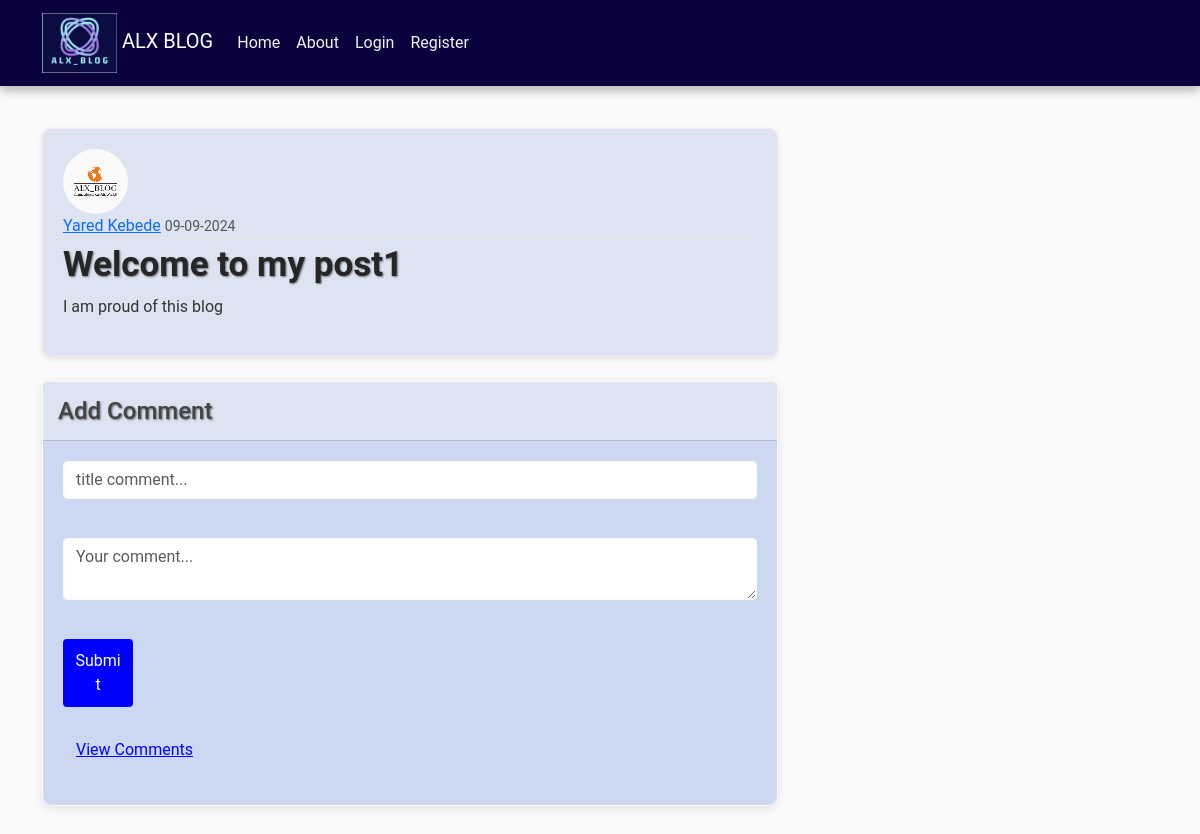
/post/1, run on the app's committed database.
### alxblog/models.py (models this page shows, shortened)
class User(db.Model, UserMixin):
    id = db.Column(db.Integer, primary_key=True)
    username = db.Column(db.String(20), unique=True, nullable=False)
    email = db.Column(db.String(150), unique=True, nullable=False)
    image_file = db.Column(db.String(20), nullable=False, default='default.jpg')
    password = db.Column(db.String(60), nullable=False)
    posts = db.relationship('Post', backref='author', lazy=True)
    comments = db.relationship('Comment', back_populates='user', lazy=True)

class Post(db.Model):
    id = db.Column(db.Integer, primary_key=True)
    title = db.Column(db.String(150), nullable=False)
    date_posted = db.Column(db.DateTime, nullable=False, default=datetime.utcnow)
    content = db.Column(db.Text, nullable=False)
    user_id = db.Column(db.Integer, db.ForeignKey('user.id'), nullable=False)
    comments = db.relationship('Comment', backref='post', lazy=True)

### alxblog/routes.py (the view)
@app.route("/post/<int:post_id>")
def post(post_id):
    post = Post.query.get_or_404(post_id)
    comments = Comment.query.filter_by(post_id=post.id).order_by(Comment.date_posted.desc()).all()
    return render_template('post.html', title=post.title, post=post, comments=comments)

### alxblog/templates/post.html (shortened to what this page needs)
{% extends "layout.html" %}
{% block content %}
 <article class="media content-section">
    <img class="rounded-circle article-img" src="{{ url_for('static', filename='profile_pics/' + post.author.image_file) }}">
    <div class="media-body">
      <div class="article-metadata">
        <a class="mr-2" href="{{ url_for('user_posts', username=post.author.username) }}">{{ post.author.username }}</a>
        <small class="text-muted">{{ post.date_posted.strftime('%m-%d-%Y') }}</small>
      </div>
      <h2 class="article-title">{{ post.title }}</h2>
      <p class="article-content">{{ post.content }}</p>
    </div>
  </article>
  <div class="card mt-4">
    <div class="card-header">
    <h2> Add Comment</h2>
    </div>
    <div class="card-body">
      <ul class="list-unstyled">
        <form method="POST" action="{{ url_for('comments', post_id=post.id) }}">
          <input class="form-control" type="text" name="title" placeholder="title comment..." required>
          <textarea class="form-control" type="text" name="content" placeholder="Your comment..." required></textarea>
          <button type="submit" class="btn btn-primary">Submit</button>
      </form>
        <small class="btn btn-link" data-bs-toggle="collapse" data-bs-target="#commentsSection" aria-expanded="false" aria-controls="commentsSection">
          View Comments
        </small>
          </ul>
      </div>
    </div>
</div>
{% endblock content %}

### alxblog/static/main.css (style rules this page uses)
body { background: #fafafb; font-family: "Roboto", sans-serif; font-size: medium; color: #333333; margin-top: 5rem; transition: background 0.5s ease; }
h1, h2, h3, h4, h5, h6 { font-size: 35px; color: #444444; text-shadow: 1px 1px 2px rgba(0, 0, 0, 0.5); }
.content-section { background: #dde3f0; padding: 20px; border: 1px solid #f8e6f4; border-radius: 10px; margin-bottom: 20px; box-shadow: 0 2px 5px rgba(0, 0, 0, 0.1); transition: transform 0.3s ease; }
.article-title { color: #262627; font-weight: bold; }
.article-content { white-space: pre-line; line-height: 1.6; }
.article-img { height: 65px; width: 65px; margin-right: 16px; border-radius: 50%; }
.article-metadata { padding-bottom: 1px; margin-bottom: 4px; border-bottom: 1px solid #e3e3e3; }
.card { background-color: #ccd7f1; border: 1px solid #fafafb; border-radius: 10px; transition: background 0.5s ease; box-shadow: 0 2px 10px rgba(0, 0, 0, 0.1); margin-top: 20px; margin-bottom: 30px; }
.card-header { background-color: #dde3f0; color: white; padding: 15px; border-top-left-radius: 0.25rem; border-top-right-radius: 0.25rem; }
.card-header h2 { margin: 0; font-size: 1.5rem; }
.card-body { padding: 20px; }
.card-body .form-control { border: 1px solid #fafafb; border-radius: 0.25rem; margin-bottom: 15px; transition: border-color 0.3s; }
.card-body button { width: 70px; padding: 10px; border-radius: 0.25rem; transition: background-color 0.3s; }
.card-body button.btn-primary { background-color: blue; border: none; }
.card-body small.btn-link { color: blue; cursor: pointer; text-decoration: underline; }

### data on the page
User: image_file (picture), author.username "Yared Kebede"
Post: date_posted "09-09-2024", title "Welcome to my post1", content "I am proud of this blog"
